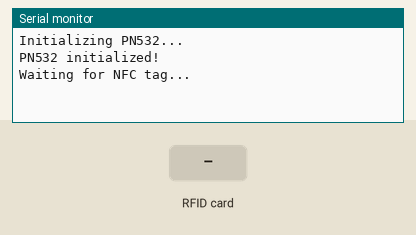
Bench run of a sketch on a simulated Arduino Uno, built with avr-gcc and run on an emulated ATmega328P. On the bench: the last lines printed to the serial monitor. The inputs (shaded band) are chosen by the test bench.

Above: at 1.2 s.
1.3 s: RFID card 5E 7A 19 C4 held to the reader
At 2.2 s:
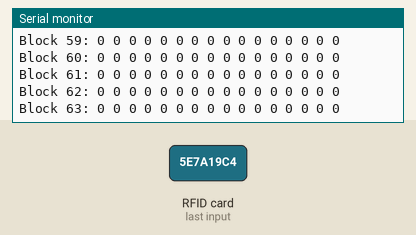
At 2.9 s:
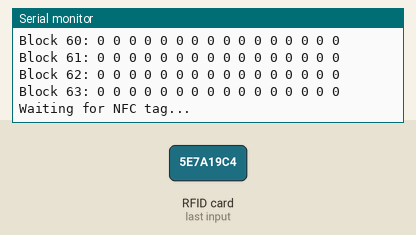
Timing chart, 0 to 4.4 s (numbered marks = the images above; inputs shaded):
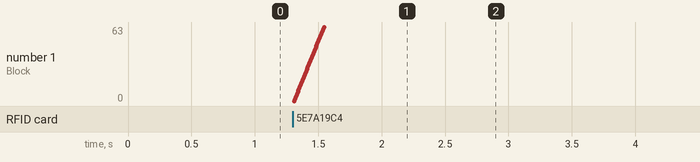

Measured:
- after the input at 1.3 s, the serial monitor: prints a new line at once (image 1)

The sketch:

NFC_I2C.ino
```cpp
#include <Wire.h>
#include <Adafruit_PN532.h>

#define SDA_PIN 8
#define SCL_PIN 9
Adafruit_PN532 nfc(SDA_PIN, SCL_PIN);

uint8_t keya[6] = {0xFF, 0xFF, 0xFF, 0xFF, 0xFF, 0xFF};

void readAllSectors(uint8_t *uid, uint8_t uidLength) {
    Serial.println("Dumping all sectors...");
    for (uint8_t sector = 0; sector < 16; sector++) {
        uint8_t blockStart = sector * 4;
        if (nfc.mifareclassic_AuthenticateBlock(uid, uidLength, blockStart, 0, keya)) {
            for (uint8_t block = 0; block < 4; block++) {
                uint8_t data[16];
                if (nfc.mifareclassic_ReadDataBlock(blockStart + block, data)) {
                    Serial.print("Block ");
                    Serial.print(blockStart + block);
                    Serial.print(": ");
                    for (uint8_t i = 0; i < 16; i++) {
                        Serial.print(data[i], HEX);
                        Serial.print(" ");
                    }
                    Serial.println();
                }
            }
        } else {
            Serial.print("Failed sector ");
            Serial.println(sector);
        }
    }
}

void setup() {
    Serial.begin(115200);
    Serial.println("Initializing PN532...");
    nfc.begin();

    uint32_t version = nfc.getFirmwareVersion();
    if (!version) {
        Serial.println("Didn't find PN532 board");
        while (1);
    }

    nfc.SAMConfig();
    Serial.println("PN532 initialized!");
}

void loop() {
    Serial.println("Waiting for NFC tag...");
    uint8_t success;
    uint8_t uid[7];
    uint8_t uidLength;

    success = nfc.readPassiveTargetID(PN532_MIFARE_ISO14443A, uid, &uidLength);
    if (success) {
        Serial.print("Found NFC tag with UID: ");
        for (uint8_t i = 0; i < uidLength; i++) {
            Serial.print(uid[i], HEX);
            Serial.print(" ");
        }
        Serial.println();

        readAllSectors(uid, uidLength);
    }

    delay(1000);
}
```
